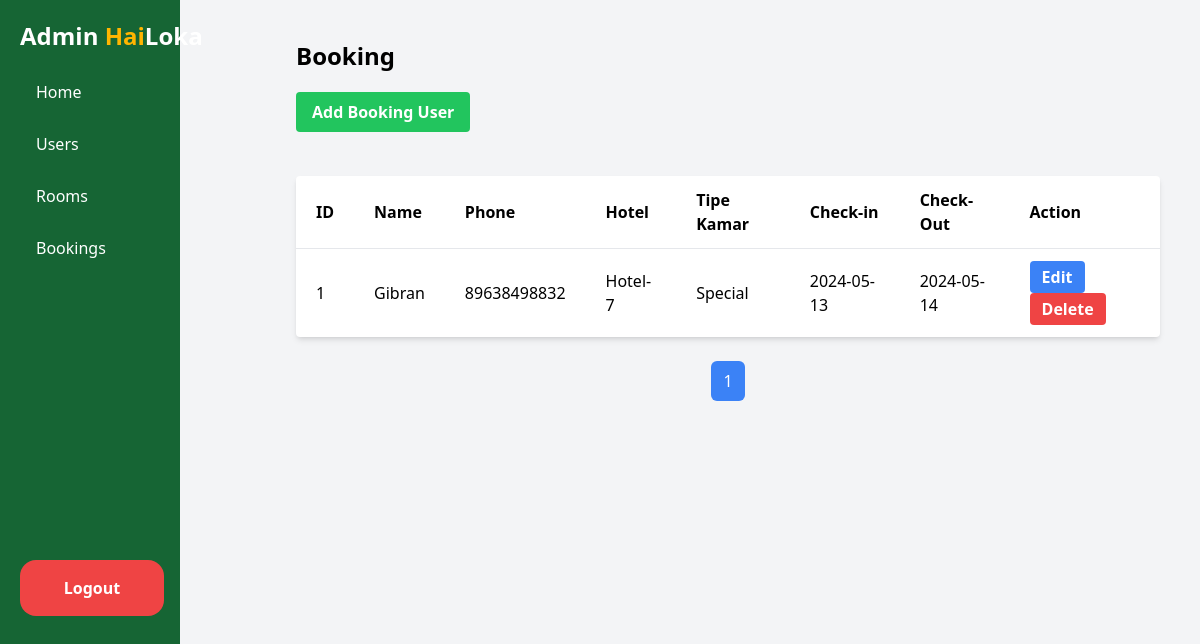
Page /admin/backend/bookingAdmin.php on the earlier database version.
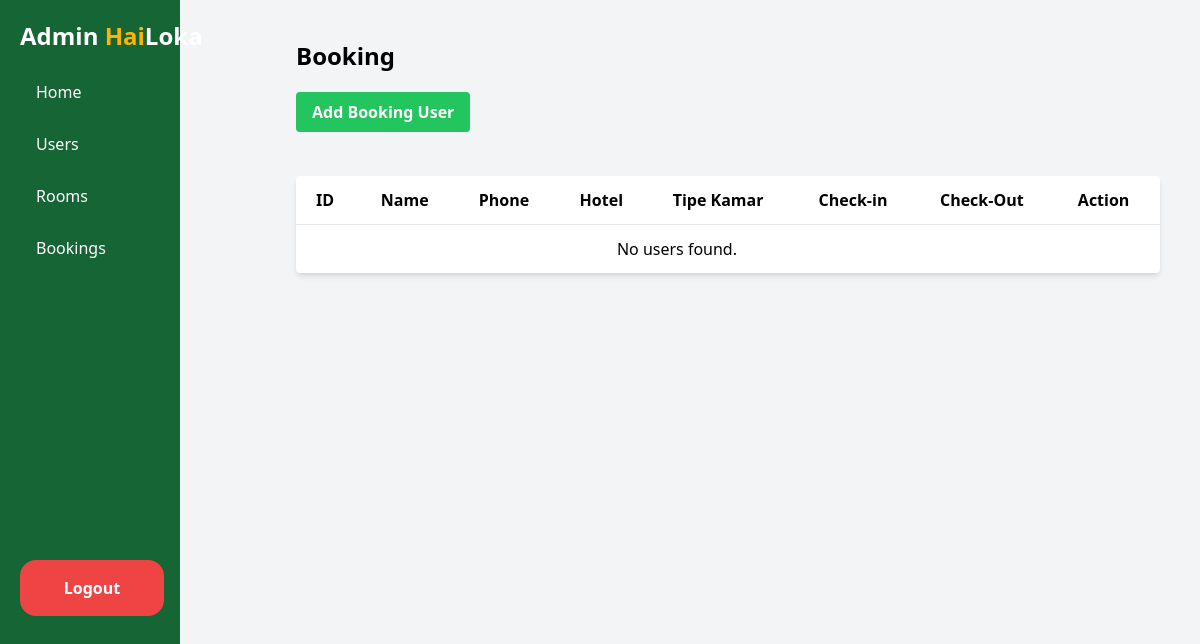
Same page on the later database version.
### tables this page shows
CREATE TABLE `tbluser` (
  `id` int(100) NOT NULL,
  `nama` varchar(100) NOT NULL,
  `phone` bigint(13) NOT NULL,
  `namahotel` varchar(100) NOT NULL,
  `tipe_room` varchar(50) NOT NULL,
  `checkin` date NOT NULL,
  `checkout` date NOT NULL
);

### admin/backend/bookingAdmin.php (the view, shortened to what this page needs)
<!DOCTYPE html>
<html lang="en">
<head>
    <script src="https://cdn.tailwindcss.com"></script>
</head>
<body class="bg-gray-100 font-poppins">
    <aside class="bg-green-800 text-white h-screen w-[15%] fixed top-0 left-0 z-10">
        <div class="p-5">
            <h1 class="text-2xl font-bold flex">Admin&nbsp;<span class="text-[#ffb500]">Hai</span><span class="">Loka</span></h1>
            <ul class="mt-5">
                <li class="mb-3">
                    <a href="homeAdmin.php" class="block py-2 px-4 hover:bg-green-700">Home</a>
                </li>
                <li class="mb-3">
                    <a href="userAdmin.php" class="block py-2 px-4 hover:bg-green-700">Users</a>
                </li>
                <li class="mb-3">
                    <a href="roomAdmin.php" class="block py-2 px-4 hover:bg-green-700">Rooms</a>
                </li>
                <li class="mb-3">
                    <a href="bookingAdmin.php" class="block py-2 px-4 hover:bg-green-700">Bookings</a>
                </li>
            </ul>
            <a href="#" onclick="openModal('logoutModal')" class="bg-red-500 hover:bg-red-600 text-white font-bold rounded-2xl py-4 px-2 w-[12%] top-[560px] text-center fixed">Logout</a>
        </div>
    </aside>
    <main class="ml-64 p-10">
        <h1 class="text-2xl font-bold mb-5">Booking</h1>
        <button onclick="openModal('addUserModal')" class="bg-green-500 hover:bg-green-600 text-white font-bold py-2 px-4 rounded mb-5">Add Booking User</button>
        <table class="w-full bg-white shadow-md rounded my-6">
            <thead>
                <tr class="border-b">
                    <th class="text-left p-3 px-5">ID</th>
                    <th class="text-left p-3 px-5">Name</th>
                    <th class="text-left p-3 px-5">Phone</th>
                    <th class="text-left p-3 px-5">Hotel</th>
                    <th class="text-left p-3 px-5">Tipe Kamar</th>
                    <th class="text-left p-3 px-5">Check-in</th>
                    <th class="text-left p-3 px-5">Check-Out</th>
                    <th class="text-left p-3 px-5">Action</th>
                </tr>
            </thead>
            <tbody>
                <?php
                include "./koneksi.php";
                $results_per_page = 5;
                $sql = "SELECT * FROM tbluser";
                $result = $con->query($sql);
                $number_of_results = mysqli_num_rows($result);
                $number_of_pages = ceil($number_of_results / $results_per_page);
                if (!isset($_GET['page'])) {
                    $page = 1;
                } else {
                    $page = $_GET['page'];
                }
                $this_page_first_result = ($page - 1) * $results_per_page;
                $sql = "SELECT * FROM tbluser LIMIT " . $this_page_first_result . ',' .  $results_per_page;
                $result = $con->query($sql);
                $id = 1 + $this_page_first_result;
                if ($result->num_rows > 0) {
                    while ($row = $result->fetch_assoc()) {
                        echo "<tr>";
                        echo "<td class='p-3 px-5'>" . $id++ . "</td>";
                        echo "<td class='p-3 px-5'>" . $row['nama'] . "</td>";
                        echo "<td class='p-3 px-5'>" . $row['phone'] . "</td>";
                        echo "<td class='p-3 px-5'>" . $row['namahotel'] . "</td>";
                        echo "<td class='p-3 px-5'>" . $row['tipe_room'] . "</td>";
                        echo "<td class='p-3 px-5'>" . $row['checkin'] . "</td>";
                        echo "<td class='p-3 px-5'>" . $row['checkout'] . "</td>";
                        echo "<td class='p-3 px-5'>";
                        echo "<button onclick=\"openEditModal('" . $row['id'] . "', '" . $row['nama'] . "', '" . $row['phone'] . "', '" . $row['tipe_room'] . "', '" . $row['checkin'] . "', '" . $row['checkout'] . "')\" class='bg-blue-500 hover:bg-blue-600 text-white font-bold py-1 px-3 rounded mr-2'>Edit</button>";
                        echo "<button onclick=\"openDeleteModal('" . $row['id'] . "', '" . $row['nama'] . "')\" class='bg-red-500 hover:bg-red-600 text-white font-bold py-1 px-3 rounded'>Delete</button>";
                        echo "</td>";
                        echo "</tr>";
                    }
                } else {
                    echo "<tr><td colspan='7' class='p-3 px-5 text-center'>No users found.</td></tr>";
                }
                ?>
            </tbody>
        </table>
        <div class="flex justify-center mt-5">
            <?php
            for ($i = max(1, $page - 2); $i <= min($number_of_pages, $page + 2); $i++) {
                $activeClass = ($i == $page) ? 'bg-blue-500 text-white' : 'bg-gray-300 text-gray-700 hover:bg-gray-400';
                echo '<a href="bookingAdmin.php?page=' . $i . '" class="mx-1 px-3 py-2 ' . $activeClass . ' rounded-md">' . $i . '</a>';
            }
            ?>
        </div>
    </main>
</body>
</html>

Differences in the rows shown:
removed tbluser: nama "Gibran", phone "89638498832", namahotel "Hotel-7", tipe_room "Special", checkin "2024-05-13", checkout "2024-05-14"
Other differences:
text now shown: "No users found."
list line gone: "1"
